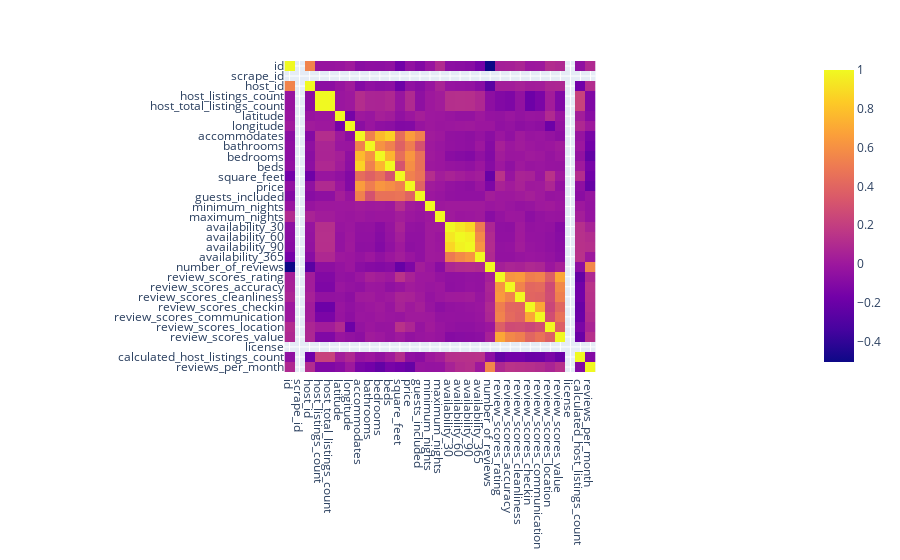

Notebook cell for this chart:
### Markdown cell above
We first have a look at **all correlation coefficient** before focussing on the correlation to pricing. For this quick check, we only use the seatle data.

### Code cell
# Display correlation coefficient for Seatle
fig = px.imshow(seatle_listings_clean.corr())
fig.update_xaxes(dtick=1)
fig.update_yaxes(dtick=1)
plt.figure(figsize=(50, 50))
fig.show()

### Figure 1 — Plotly figure (JSON) as saved in the notebook; plotly's stock layout.template omitted (floating-point values rounded to 4 significant figures; data arrays with more than 128 entries replaced by an {"elided": "..."} marker saying what was removed)
{"data": [{"coloraxis": "coloraxis", "hovertemplate": "x: %{x}<br>y: %{y}<br>color: %{z}<extra></extra>", "name": "0", "type": "heatmap", "x": ["id", "scrape_id", "host_id", "host_listings_count", "host_total_listings_count", "latitude", "longitude", "accommodates", "bathrooms", "bedrooms", "beds", "square_feet", "price", "guests_included", "minimum_nights", "maximum_nights", "availability_30", "availability_60", "availability_90", "availability_365", "number_of_reviews", "review_scores_rating", "review_scores_accuracy", "review_scores_cleanliness", "review_scores_checkin", "review_scores_communication", "review_scores_location", "review_scores_value", "license", "calculated_host_listings_count", "reviews_per_month"], "xaxis": "x", "y": ["id", "scrape_id", "host_id", "host_listings_count", "host_total_listings_count", "latitude", "longitude", "accommodates", "bathrooms", "bedrooms", "beds", "square_feet", "price", "guests_included", "minimum_nights", "maximum_nights", "availability_30", "availability_60", "availability_90", "availability_365", "number_of_reviews", "review_scores_rating", "review_scores_accuracy", "review_scores_cleanliness", "review_scores_checkin", "review_scores_communication", "review_scores_location", "review_scores_value", "license", "calculated_host_listings_count", "reviews_per_month"], "yaxis": "y", "z": {"elided": "31x31 float values"}}], "layout": {"coloraxis": {"colorscale": [[0, "#0d0887"], [0.1111, "#46039f"], [0.2222, "#7201a8"], [0.3333, "#9c179e"], [0.4444, "#bd3786"], [0.5556, "#d8576b"], [0.6667, "#ed7953"], [0.7778, "#fb9f3a"], [0.8889, "#fdca26"], [1, "#f0f921"]]}, "margin": {"t": 60}, "xaxis": {"anchor": "y", "constrain": "domain", "domain": [0, 1], "dtick": 1, "scaleanchor": "y"}, "yaxis": {"anchor": "x", "autorange": "reversed", "constrain": "domain", "domain": [0, 1], "dtick": 1}}}
